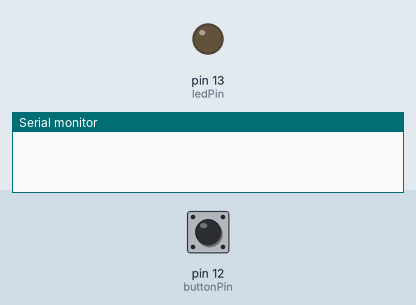
Simulated run of this sketch. Board: Arduino Uno, built with avr-gcc and run on an emulated ATmega328P. Parts: output pins drawn as LEDs (lit = HIGH), the last lines printed to the serial monitor. Inputs (shaded band) come from the test bench; at power-on: pin 12 (buttonPin) LOW.

Above: at 1.2 s.
1.3 s: pin 12 (buttonPin) pulled HIGH for 0.15 s
At 1.7 s:
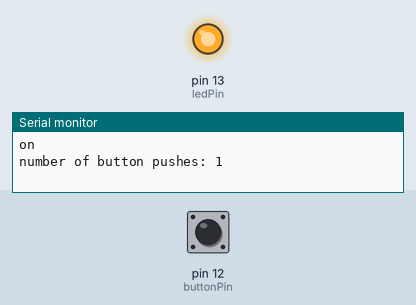
Timing chart, 0 to 4.3 s (numbered marks = the images above; inputs shaded):
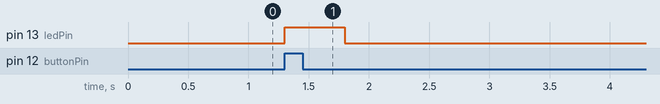

Measured:
- after the input at 1.3 s, pin 13 (ledPin): LOW → HIGH at once, → LOW 0.50 s later

The sketch:

19BCS4038.ino
```cpp
const int  buttonPin = 12;
const int ledPin = 13;

int buttonPushCounter = 0;
int buttonState = 0;
int lastButtonState = 0;
void setup()
{
  pinMode(buttonPin, INPUT);
  pinMode(ledPin, OUTPUT);
  Serial.begin(9600);
}
void loop()
{
  buttonState = digitalRead(buttonPin);
  if (buttonState != lastButtonState) {
    if (buttonState == HIGH) {
      buttonPushCounter++;
      Serial.println("on");
      Serial.print("number of button pushes: ");
      Serial.println(buttonPushCounter);
    } else {
      Serial.println("off");
   delay(50);
  }
  lastButtonState = buttonState;
  while (buttonPushCounter!=0)
  {
    for(int i=0;i<buttonPushCounter;i++)
    {
    digitalWrite(ledPin, HIGH);
 delay(500);
    digitalWrite(ledPin, LOW);
  delay(500);
    buttonPushCounter=buttonPushCounter-1;
  }
  }
}
}
```
